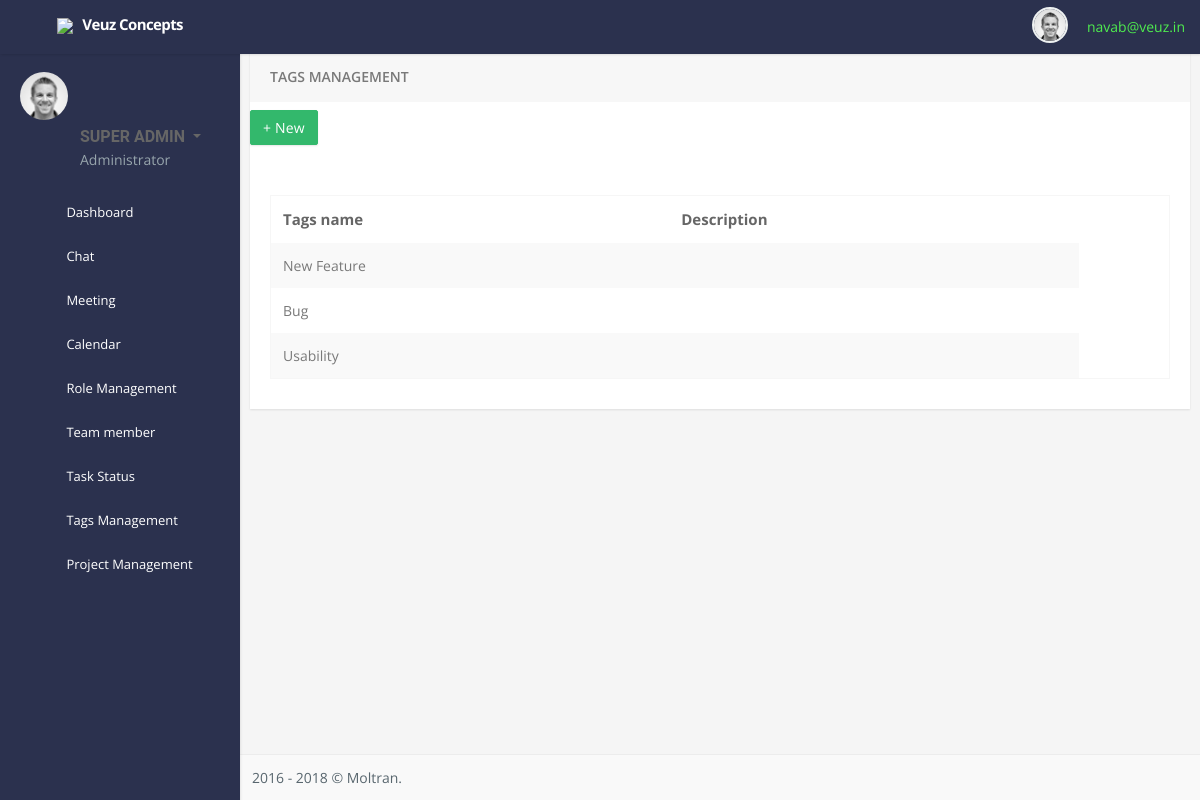
Page /tags_management (signed in) on the committed database.
### my_app/models.py (models this page shows, shortened)
class common_table(models.Model):
    created_by = models.ForeignKey(User, related_name="%(app_label)s_%(class)s_ownership",on_delete=models.CASCADE,null=True)
    created_dt = models.DateField(auto_now=True)
    updated_by =  models.ForeignKey(User, related_name="%(app_label)s_%(class)s_ownership1",on_delete=models.CASCADE,null=True)
    updated_dt = models.DateField(null=True)
    created_tm = models.TimeField(auto_now=True)
    updated_tm = models.TimeField(null=True)
    status = models.CharField(max_length=10, null=True)
    class Meta:
        abstract = True

class tags_name_master(common_table):
    active_user_id = models.ForeignKey(User_details,related_name="tags_active_userid",on_delete=models.CASCADE,null=True)
    active_auth_user_id = models.ForeignKey(User,related_name="tags_active_auth_id",on_delete=models.CASCADE,null=True)
    tags_name = models.CharField(max_length=15,null=True)
    tags_color = models.CharField(max_length=55,null=True)
    company_id = models.ForeignKey(company_master, on_delete=models.CASCADE,related_name="tags_company_id", null=True)

### my_app/views.py (the view)
# urls.py: path('tags_management',views.tags_management,name='tags_management'),
def tags_management(request):
    user_details_data = User_details.objects.get(auth_user=request.user)
    tags_name = tags_name_master.objects.filter(company_id=user_details_data.company_id)
    context = {
        "tags_name":tags_name,
        "user_details_data":user_details_data
    }
    return render(request, 'tags_management.html',context)

### my_app/templatetags/permissions.py (called while the page is built, shortened)
@register.filter(name='company_nav_perm_check')
def company_nav_perm_check(value,args):
    user_dat = User.objects.get(id=value)
    try:
        user_details = User_details.objects.get(auth_user=user_dat)
    except:
        pass
    st = user_dat.is_superuser
    if st == True:
        if args == "Role" or args == "Team member":
            return False
        else:
            return True
    if user_details.user_type == "company_admin":
        if args == "Role" or args == "Team member":
            return True

### my_app/templates/tags_management.html (shortened to what this page needs)
{% extends "base.html" %}
{% load static %}
{% block content %}
<div class="col-lg-12 mt-4">
    <div class="card">
        <div class="card-header">
            <h3 class="card-title">Tags Management</h3>
        </div>
        <div class="m-b-30 mt-2">
            <a href="new_tags">
                <button id="addToTable" class="btn btn-success waves-effect waves-light">+ New  </button>
            </a>
        </div>
        <div class="card-body">
            <div class="row">
                <div class="col-md-12 col-sm-12 col-12">
                    <table id="datatable" class="table table-striped table-bordered dt-responsive nowrap" style="border-collapse: collapse; border-spacing: 0; width: 100%;">
                        <thead>
                            <tr>
                                <th>Tags name</th>
                                <th>Description</th>
                                <th>
                                </th>
                            </tr>
                        </thead>
                        <tbody>
                            {% for i in tags_name %}
                            <tr>
                                <td>{{i.tags_name}}</td>
                                <td>
                                </td>
                            </tr>
                            {% endfor %}
                        </tbody>
                    </table>
                </div>
            </div>
        </div>
    </div>
</div>
{% endblock %}

### my_app/templates/base.html (shortened to what this page needs)
<!DOCTYPE html>
<html lang="en">
{% load static %}
{% load permissions %}
<head>
    <link href="{% static 'plugins/sweetalert2/sweetalert2.css' %}" rel="stylesheet" type="text/css">
    <link href="../static/plugins/select2/dist/css/select2.css" rel="stylesheet" type="text/css">
    <link href="../static/plugins/select2/dist/css/select2-bootstrap.css" rel="stylesheet" type="text/css">
    <link href="{% static 'assets/css/bootstrap.min.css' %}" rel="stylesheet" type="text/css" />
    <link href="{% static 'assets/css/icons.css' %}" rel="stylesheet" type="text/css" />
    <link href="{% static 'assets/css/style.css' %}" rel="stylesheet" type="text/css" />
</head>
<body class="fixed-left">
    <div id="wrapper" >
        <div class="topbar">
            <div class="topbar-left">
                <div class="text-center">
                    <a href="index" class="logo">
                        <img style="width: 31%;" src="{% static 'veuz.png' %}">
                       <span>Veuz Concepts </span></a>
                </div>
            </div>
            <nav class="navbar navbar-default">
                <div class="container-fluid">
                    <ul class="list-inline menu-left mb-0">
                        <li class="float-left">
                            <a href="#" class="button-menu-mobile open-left">
                            </a>
                        </li>
                    </ul>
                    <ul class="nav navbar-right float-right list-inline">
                        <li class="dropdown d-none d-sm-block">
                        </li>
                        <li class="d-none d-sm-block">
                        </li>
                        <li class="d-none d-sm-block">
                        </li>
                        <li class="dropdown open">
                            <a href="" class="dropdown-toggle profile" data-toggle="dropdown" aria-expanded="true"><img src="{% static 'assets/images/users/avatar-1.jpg' %}" alt="user-img" class="rounded-circle"> </a>
                            <span class="ms-1 nav-user-name hidden-sm" style="color: rgb(79, 237, 79);">{{request.user}}</span>
                        </li>
                    </ul>
                </div>
            </nav>
        </div>
        <div class="left side-menu">
            <div class="sidebar-inner slimscrollleft">
                <div class="user-details">
                    <div class="pull-left">
                        <img src="{% static 'assets/images/users/avatar-1.jpg' %}" alt="" class="thumb-md rounded-circle">
                    </div>
                    <div class="user-info">
                        <div class="dropdown">
                            <a href="#" class="dropdown-toggle" data-toggle="dropdown" aria-haspopup="true" aria-expanded="false">
                                       SUPER ADMIN
                                </a>
                        </div>
                        <p class="text-muted m-0">Administrator</p>
                    </div>
                </div>
                <div id="sidebar-menu">
                    <ul>
                        <li>
                            <a href="index" class="waves-effect"><span> Dashboard </span></a>
                        </li>
                        <li class="has_sub">
                            <a href="chat" class="waves-effect"><span> Chat </span><span class="pull-right"></span></a>
                        </li>
                        <li>
                            <a href="meeting" class="waves-effect"><span> Meeting </span></a>
                        </li>
                        <li>
                            <a href="calendar" class="waves-effect"><span> Calendar </span></a>
                        </li>
                        {% if request.user.id|company_nav_perm_check:"Role" %}
                        <li>
                            <a href="role_management" class="waves-effect"><span> Role Management</span></a>
                        </li>
                        {% endif %}
                        {% if request.user.id|company_nav_perm_check:"Team member" %}
                        <li>
                            <a href="member_management" class="waves-effect"><span> Team member</span></a>
                        </li>
                        {% endif %}
                        {% if user_details_data.user_type == "company_admin" %}
                        <li>
                            <a href="task_status_management" class="waves-effect"><span> Task Status</span></a>
                        </li>
                        <li>
                            <a href="tags_management" class="waves-effect"><span> Tags Management</span></a>
                        </li>
                        {% endif %}
                        {% if user.is_superuser %}
                            {% else %}
                        <li class="has_sub">
                            <a href="project_management" class="waves-effect"><span> Project Management </span><span class="pull-right"></span></a>
                        </li>
                        {% endif %}
                    </ul>
                </div>
            </div>
        </div>
        <div class="content-page">
            <div class="content">
                {% block content %}
                {% endblock %}
            </div>
            <footer class="footer text-right" style="padding: 12px 12px!important">
                2016 - 2018 © Moltran.
            </footer>
        </div>
    </div>
</body>
</html>

### rows in the picture
tags_name_master: tags_name "New Feature"
tags_name_master: tags_name "Bug"
tags_name_master: tags_name "Usability"

### other values in the picture
{{ request.user }} "navab@veuz.in"
